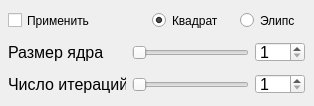
     <widget class="QWidget" name="tab_1">
      <attribute name="title">
       <string>Наращивание</string>
      </attribute>
      <widget class="QWidget" name="layoutWidget_3">
       <property name="geometry">
        <rect>
         <x>8</x>
         <y>40</y>
         <width>297</width>
         <height>25</height>
        </rect>
       </property>
       <layout class="QHBoxLayout" name="hrzntlLt_16">
        <item>
         <widget class="QLabel" name="lbl_DilationSizeKernel">
          <property name="minimumSize">
           <size>
            <width>118</width>
            <height>20</height>
           </size>
          </property>
          <property name="maximumSize">
           <size>
            <width>118</width>
            <height>20</height>
           </size>
          </property>
          <property name="font">
           <font>
            <pointsize>12</pointsize>
            <weight>50</weight>
            <bold>false</bold>
           </font>
          </property>
          <property name="text">
           <string>Размер ядра</string>
          </property>
         </widget>
        </item>
        <item>
         <widget class="QSlider" name="sldr_DilationSizeKernel">
          <property name="font">
           <font>
            <pointsize>12</pointsize>
            <weight>50</weight>
            <bold>false</bold>
           </font>
          </property>
          <property name="minimum">
           <number>1</number>
          </property>
          <property name="orientation">
           <enum>Qt::Horizontal</enum>
          </property>
         </widget>
        </item>
        <item>
         <widget class="QSpinBox" name="spnBx_DilationSizeKernel">
          <property name="minimumSize">
           <size>
            <width>50</width>
            <height>20</height>
           </size>
          </property>
          <property name="maximumSize">
           <size>
            <width>50</width>
            <height>20</height>
           </size>
          </property>
          <property name="font">
           <font>
            <pointsize>12</pointsize>
            <weight>50</weight>
            <bold>false</bold>
           </font>
          </property>
          <property name="minimum">
           <number>1</number>
          </property>
          <property name="value">
           <number>1</number>
          </property>
         </widget>
        </item>
       </layout>
      </widget>
      <widget class="QWidget" name="layoutWidget_4">
       <property name="geometry">
        <rect>
         <x>8</x>
         <y>72</y>
         <width>297</width>
         <height>25</height>
        </rect>
       </property>
       <layout class="QHBoxLayout" name="hrzntlLt_17">
        <item>
         <widget class="QLabel" name="lbl_DilationIteration">
          <property name="minimumSize">
           <size>
            <width>118</width>
            <height>20</height>
           </size>
          </property>
          <property name="maximumSize">
           <size>
            <width>118</width>
            <height>20</height>
           </size>
          </property>
          <property name="font">
           <font>
            <pointsize>12</pointsize>
            <weight>50</weight>
            <bold>false</bold>
           </font>
          </property>
          <property name="text">
           <string>Число итераций</string>
          </property>
         </widget>
        </item>
        <item>
         <widget class="QSlider" name="sldr_DilationIteration">
          <property name="font">
           <font>
            <pointsize>12</pointsize>
            <weight>50</weight>
            <bold>false</bold>
           </font>
          </property>
          <property name="minimum">
           <number>1</number>
          </property>
          <property name="orientation">
           <enum>Qt::Horizontal</enum>
          </property>
         </widget>
        </item>
        <item>
         <widget class="QSpinBox" name="spnBx_DilationIteration">
          <property name="minimumSize">
           <size>
            <width>50</width>
            <height>20</height>
           </size>
          </property>
          <property name="maximumSize">
           <size>
            <width>50</width>
            <height>20</height>
           </size>
          </property>
          <property name="font">
           <font>
            <pointsize>12</pointsize>
            <weight>50</weight>
            <bold>false</bold>
           </font>
          </property>
          <property name="minimum">
           <number>1</number>
          </property>
         </widget>
        </item>
       </layout>
      </widget>
      <widget class="QCheckBox" name="chckBx_DilationApply">
       <property name="geometry">
        <rect>
         <x>8</x>
         <y>8</y>
         <width>105</width>
         <height>25</height>
        </rect>
       </property>
       <property name="minimumSize">
        <size>
         <width>105</width>
         <height>25</height>
        </size>
       </property>
       <property name="maximumSize">
        <size>
         <width>105</width>
         <height>20</height>
        </size>
       </property>
       <property name="font">
        <font>
         <weight>50</weight>
         <bold>false</bold>
        </font>
       </property>
       <property name="text">
        <string>Применить</string>
       </property>
      </widget>
      <widget class="QRadioButton" name="rdBttn_DilationRect">
       <property name="geometry">
        <rect>
         <x>152</x>
         <y>8</y>
         <width>82</width>
         <height>25</height>
        </rect>
       </property>
       <property name="text">
        <string>Квадрат</string>
       </property>
       <property name="checked">
        <bool>true</bool>
       </property>
      </widget>
      <widget class="QRadioButton" name="rdBttn_DilationEllipse">
       <property name="geometry">
        <rect>
         <x>240</x>
         <y>8</y>
         <width>65</width>
         <height>25</height>
        </rect>
       </property>
       <property name="text">
        <string>Элипс</string>
       </property>
      </widget>
     </widget>
